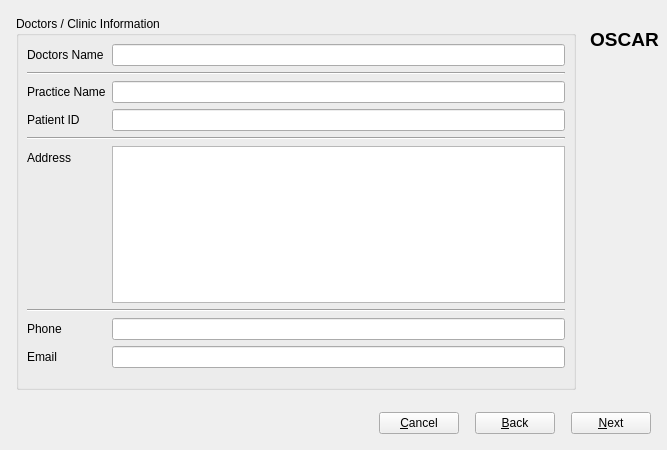
<?xml version="1.0" encoding="UTF-8"?>
<ui version="4.0">
 <class>NewProfile</class>
 <widget class="QDialog" name="NewProfile">
  <property name="geometry">
   <rect>
    <x>0</x>
    <y>0</y>
    <width>667</width>
    <height>450</height>
   </rect>
  </property>
  <property name="windowTitle">
   <string>Edit User Profile</string>
  </property>
  <property name="windowIcon">
   <iconset resource="Resources.qrc">
    <normaloff>:/icons/logo-sm.png</normaloff>:/icons/logo-sm.png</iconset>
  </property>
  <layout class="QVBoxLayout" name="verticalLayout_3">
   <property name="leftMargin">
    <number>8</number>
   </property>
   <property name="topMargin">
    <number>8</number>
   </property>
   <property name="rightMargin">
    <number>8</number>
   </property>
   <property name="bottomMargin">
    <number>8</number>
   </property>
   <item>
    <layout class="QHBoxLayout" name="horizontalLayout">
     <item>
      <layout class="QVBoxLayout" name="verticalLayout_2">
       <property name="spacing">
        <number>0</number>
       </property>
       <item>
        <widget class="QStackedWidget" name="stackedWidget">
         <property name="currentIndex">
          <number>4</number>
         </property>
         <widget class="QWidget" name="welcomePage">
          <layout class="QVBoxLayout" name="verticalLayout_8">
           <item>
            <widget class="QTextBrowser" name="textBrowser">
             <property name="autoFormatting">
              <set>QTextEdit::AutoNone</set>
             </property>
             <property name="source">
              <url>
               <string>about:blank</string>
              </url>
             </property>
             <property name="searchPaths">
              <stringlist notr="true"/>
             </property>
             <property name="openExternalLinks">
              <bool>false</bool>
             </property>
             <property name="openLinks">
              <bool>false</bool>
             </property>
            </widget>
           </item>
           <item>
            <layout class="QHBoxLayout" name="horizontalLayout_5">
             <item>
              <widget class="QCheckBox" name="agreeCheckbox">
               <property name="text">
                <string>I agree to all the conditions above.</string>
               </property>
              </widget>
             </item>
             <item>
              <spacer name="horizontalSpacer_2">
               <property name="orientation">
                <enum>Qt::Horizontal</enum>
               </property>
               <property name="sizeHint" stdset="0">
                <size>
                 <width>40</width>
                 <height>20</height>
                </size>
               </property>
              </spacer>
             </item>
            </layout>
           </item>
          </layout>
         </widget>
         <widget class="QWidget" name="userPage">
          <layout class="QVBoxLayout" name="verticalLayout_9">
           <property name="spacing">
            <number>6</number>
           </property>
           <property name="leftMargin">
            <number>8</number>
           </property>
           <property name="topMargin">
            <number>8</number>
           </property>
           <property name="rightMargin">
            <number>8</number>
           </property>
           <property name="bottomMargin">
            <number>8</number>
           </property>
           <item>
            <widget class="QGroupBox" name="groupBox">
             <property name="title">
              <string>User Information</string>
             </property>
             <property name="flat">
              <bool>false</bool>
             </property>
             <layout class="QVBoxLayout" name="verticalLayout_10">
              <property name="spacing">
               <number>6</number>
              </property>
              <property name="leftMargin">
               <number>8</number>
              </property>
              <property name="topMargin">
               <number>8</number>
              </property>
              <property name="rightMargin">
               <number>8</number>
              </property>
              <property name="bottomMargin">
               <number>8</number>
              </property>
              <item>
               <layout class="QHBoxLayout" name="horizontalLayout_7">
                <item>
                 <widget class="QLabel" name="label">
                  <property name="text">
                   <string>User Name</string>
                  </property>
                 </widget>
                </item>
                <item>
                 <widget class="QLineEdit" name="userNameEdit"/>
                </item>
               </layout>
              </item>
             </layout>
            </widget>
           </item>
           <item>
            <widget class="QGroupBox" name="passwordGroupBox">
             <property name="toolTip">
              <string>Very weak password protection and not recommended if security is required.</string>
             </property>
             <property name="title">
              <string>Password Protect Profile</string>
             </property>
             <property name="flat">
              <bool>false</bool>
             </property>
             <property name="checkable">
              <bool>true</bool>
             </property>
             <property name="checked">
              <bool>false</bool>
             </property>
             <layout class="QGridLayout" name="gridLayout_2">
              <property name="leftMargin">
               <number>8</number>
              </property>
              <property name="topMargin">
               <number>8</number>
              </property>
              <property name="rightMargin">
               <number>8</number>
              </property>
              <property name="bottomMargin">
               <number>8</number>
              </property>
              <item row="0" column="0">
               <widget class="QLabel" name="label_13">
                <property name="text">
                 <string>Password</string>
                </property>
               </widget>
              </item>
              <item row="0" column="1">
               <widget class="QLineEdit" name="passwordEdit1">
                <property name="echoMode">
                 <enum>QLineEdit::PasswordEchoOnEdit</enum>
                </property>
               </widget>
              </item>
              <item row="1" column="0">
               <widget class="QLabel" name="label_14">
                <property name="text">
                 <string>...twice...</string>
                </property>
               </widget>
              </item>
              <item row="1" column="1">
               <widget class="QLineEdit" name="passwordEdit2">
                <property name="echoMode">
                 <enum>QLineEdit::PasswordEchoOnEdit</enum>
                </property>
               </widget>
              </item>
             </layout>
            </widget>
           </item>
           <item>
            <widget class="QGroupBox" name="groupBox_3">
             <property name="title">
              <string>Locale Settings</string>
             </property>
             <layout class="QGridLayout" name="gridLayout">
              <property name="leftMargin">
               <number>8</number>
              </property>
              <property name="topMargin">
               <number>8</number>
              </property>
              <property name="rightMargin">
               <number>8</number>
              </property>
              <property name="bottomMargin">
               <number>8</number>
              </property>
              <property name="spacing">
               <number>6</number>
              </property>
              <item row="4" column="0">
               <widget class="QCheckBox" name="DSTcheckbox">
                <property name="sizePolicy">
                 <sizepolicy hsizetype="Fixed" vsizetype="Fixed">
                  <horstretch>0</horstretch>
                  <verstretch>0</verstretch>
                 </sizepolicy>
                </property>
                <property name="text">
                 <string>DST Zone</string>
                </property>
               </widget>
              </item>
              <item row="2" column="0">
               <widget class="QLabel" name="label_27">
                <property name="sizePolicy">
                 <sizepolicy hsizetype="Preferred" vsizetype="Preferred">
                  <horstretch>0</horstretch>
                  <verstretch>0</verstretch>
                 </sizepolicy>
                </property>
                <property name="text">
                 <string>TimeZone</string>
                </property>
                <property name="alignment">
                 <set>Qt::AlignLeading|Qt::AlignLeft|Qt::AlignVCenter</set>
                </property>
               </widget>
              </item>
              <item row="6" column="0">
               <spacer name="verticalSpacer">
                <property name="orientation">
                 <enum>Qt::Vertical</enum>
                </property>
                <property name="sizeHint" stdset="0">
                 <size>
                  <width>20</width>
                  <height>40</height>
                 </size>
                </property>
               </spacer>
              </item>
              <item row="2" column="1" colspan="2">
               <widget class="QComboBox" name="timezoneCombo"/>
              </item>
              <item row="1" column="0">
               <widget class="QLabel" name="label_25">
                <property name="sizePolicy">
                 <sizepolicy hsizetype="Preferred" vsizetype="Preferred">
                  <horstretch>0</horstretch>
                  <verstretch>0</verstretch>
                 </sizepolicy>
                </property>
                <property name="text">
                 <string>Country</string>
                </property>
                <property name="alignment">
                 <set>Qt::AlignLeading|Qt::AlignLeft|Qt::AlignVCenter</set>
                </property>
               </widget>
              </item>
              <item row="1" column="1" colspan="2">
               <widget class="QComboBox" name="countryCombo"/>
              </item>
             </layout>
            </widget>
           </item>
          </layout>
         </widget>
         <widget class="QWidget" name="personalPage">
          <layout class="QVBoxLayout" name="verticalLayout_4">
           <property name="spacing">
            <number>6</number>
           </property>
           <property name="leftMargin">
            <number>8</number>
           </property>
           <property name="topMargin">
            <number>8</number>
           </property>
           <property name="rightMargin">
            <number>8</number>
           </property>
           <property name="bottomMargin">
            <number>8</number>
           </property>
           <item>
            <widget class="QGroupBox" name="groupBox_6">
             <property name="title">
              <string>Personal Information (for reports)</string>
             </property>
             <layout class="QFormLayout" name="formLayout_6">
              <property name="horizontalSpacing">
               <number>6</number>
              </property>
              <property name="verticalSpacing">
               <number>6</number>
              </property>
              <property name="leftMargin">
               <number>8</number>
              </property>
              <property name="topMargin">
               <number>8</number>
              </property>
              <property name="rightMargin">
               <number>8</number>
              </property>
              <property name="bottomMargin">
               <number>8</number>
              </property>
              <item row="0" column="0">
               <widget class="QLabel" name="label_5">
                <property name="text">
                 <string>First Name</string>
                </property>
               </widget>
              </item>
              <item row="0" column="1">
               <widget class="QLineEdit" name="firstNameEdit"/>
              </item>
              <item row="1" column="0">
               <widget class="QLabel" name="label_6">
                <property name="text">
                 <string>Last Name</string>
                </property>
               </widget>
              </item>
              <item row="1" column="1">
               <widget class="QLineEdit" name="lastNameEdit"/>
              </item>
              <item row="2" column="0">
               <widget class="QLabel" name="label_7">
                <property name="toolTip">
                 <string>It's totally ok to fib or skip this, but your rough age is needed to enhance accuracy of certain calculations.</string>
                </property>
                <property name="text">
                 <string>D.O.B.</string>
                </property>
               </widget>
              </item>
              <item row="2" column="1">
               <layout class="QHBoxLayout" name="horizontalLayout_3">
                <item>
                 <widget class="QDateEdit" name="dobEdit">
                  <property name="calendarPopup">
                   <bool>true</bool>
                  </property>
                 </widget>
                </item>
                <item>
                 <widget class="QLabel" name="label_8">
                  <property name="toolTip">
                   <string>Biological (birth) gender is sometimes needed to enhance the accuracy of a few calculations, feel free to leave this blank and skip any of them.</string>
                  </property>
                  <property name="text">
                   <string>Gender</string>
                  </property>
                 </widget>
                </item>
                <item>
                 <widget class="QComboBox" name="genderCombo">
                  <item>
                   <property name="text">
                    <string/>
                   </property>
                  </item>
                  <item>
                   <property name="text">
                    <string>Male</string>
                   </property>
                  </item>
                  <item>
                   <property name="text">
                    <string>Female</string>
                   </property>
                  </item>
                 </widget>
                </item>
               </layout>
              </item>
              <item row="3" column="0">
               <widget class="QLabel" name="label_10">
                <property name="sizePolicy">
                 <sizepolicy hsizetype="Minimum" vsizetype="Preferred">
                  <horstretch>0</horstretch>
                  <verstretch>0</verstretch>
                 </sizepolicy>
                </property>
                <property name="text">
                 <string>Height</string>
                </property>
                <property name="alignment">
                 <set>Qt::AlignLeading|Qt::AlignLeft|Qt::AlignVCenter</set>
                </property>
               </widget>
              </item>
              <item row="3" column="1">
               <layout class="QHBoxLayout" name="horizontalLayout_6">
                <item>
                 <widget class="QDoubleSpinBox" name="heightEdit">
                  <property name="decimals">
                   <number>2</number>
                  </property>
                  <property name="maximum">
                   <double>350.000000000000000</double>
                  </property>
                 </widget>
                </item>
                <item>
                 <widget class="QDoubleSpinBox" name="heightEdit2">
                  <property name="decimals">
                   <number>0</number>
                  </property>
                  <property name="singleStep">
                   <double>1.000000000000000</double>
                  </property>
                 </widget>
                </item>
                <item>
                 <widget class="QComboBox" name="heightCombo">
                  <property name="sizePolicy">
                   <sizepolicy hsizetype="Preferred" vsizetype="Fixed">
                    <horstretch>0</horstretch>
                    <verstretch>0</verstretch>
                   </sizepolicy>
                  </property>
                  <item>
                   <property name="text">
                    <string>Metric</string>
                   </property>
                  </item>
                  <item>
                   <property name="text">
                    <string>English</string>
                   </property>
                  </item>
                 </widget>
                </item>
               </layout>
              </item>
             </layout>
            </widget>
           </item>
           <item>
            <widget class="QGroupBox" name="groupBox_2">
             <property name="title">
              <string>Contact Information</string>
             </property>
             <layout class="QFormLayout" name="formLayout">
              <property name="fieldGrowthPolicy">
               <enum>QFormLayout::AllNonFixedFieldsGrow</enum>
              </property>
              <property name="horizontalSpacing">
               <number>6</number>
              </property>
              <property name="verticalSpacing">
               <number>6</number>
              </property>
              <property name="leftMargin">
               <number>8</number>
              </property>
              <property name="topMargin">
               <number>8</number>
              </property>
              <property name="rightMargin">
               <number>8</number>
              </property>
              <property name="bottomMargin">
               <number>8</number>
              </property>
              <item row="0" column="0">
               <widget class="QLabel" name="label_9">
                <property name="text">
                 <string>Address</string>
                </property>
                <property name="alignment">
                 <set>Qt::AlignLeading|Qt::AlignLeft|Qt::AlignTop</set>
                </property>
               </widget>
              </item>
              <item row="0" column="1">
               <widget class="QTextEdit" name="addressEdit">
                <property name="tabChangesFocus">
                 <bool>true</bool>
                </property>
               </widget>
              </item>
              <item row="1" column="0">
               <widget class="QLabel" name="label_11">
                <property name="text">
                 <string>Email</string>
                </property>
               </widget>
              </item>
              <item row="1" column="1">
               <widget class="QLineEdit" name="emailEdit"/>
              </item>
              <item row="3" column="0">
               <widget class="QLabel" name="label_12">
                <property name="text">
                 <string>Phone</string>
                </property>
               </widget>
              </item>
              <item row="3" column="1">
               <widget class="QLineEdit" name="phoneEdit"/>
              </item>
              <item row="4" column="1">
               <spacer name="verticalSpacer_6">
                <property name="orientation">
                 <enum>Qt::Vertical</enum>
                </property>
                <property name="sizeHint" stdset="0">
                 <size>
                  <width>20</width>
                  <height>40</height>
                 </size>
                </property>
               </spacer>
              </item>
             </layout>
            </widget>
           </item>
          </layout>
         </widget>
         <widget class="QWidget" name="cpapPage">
          <layout class="QVBoxLayout" name="verticalLayout_7">
           <property name="spacing">
            <number>6</number>
           </property>
           <property name="leftMargin">
            <number>8</number>
           </property>
           <property name="topMargin">
            <number>8</number>
           </property>
           <property name="rightMargin">
            <number>8</number>
           </property>
           <property name="bottomMargin">
            <number>8</number>
           </property>
           <item>
            <widget class="QGroupBox" name="groupBox_4">
             <property name="title">
              <string>CPAP Treatment Information</string>
             </property>
             <layout class="QFormLayout" name="formLayout_4">
              <property name="fieldGrowthPolicy">
               <enum>QFormLayout::AllNonFixedFieldsGrow</enum>
              </property>
              <property name="horizontalSpacing">
               <number>6</number>
              </property>
              <property name="verticalSpacing">
               <number>6</number>
              </property>
              <property name="leftMargin">
               <number>8</number>
              </property>
              <property name="topMargin">
               <number>8</number>
              </property>
              <property name="rightMargin">
               <number>8</number>
              </property>
              <property name="bottomMargin">
               <number>8</number>
              </property>
              <item row="0" column="0">
               <widget class="QLabel" name="label_16">
                <property name="text">
                 <string>Date Diagnosed</string>
                </property>
               </widget>
              </item>
              <item row="0" column="1">
               <widget class="QDateEdit" name="dateDiagnosedEdit">
                <property name="calendarPopup">
                 <bool>true</bool>
                </property>
               </widget>
              </item>
              <item row="1" column="0">
               <widget class="QLabel" name="label_4">
                <property name="text">
                 <string>Untreated AHI</string>
                </property>
               </widget>
              </item>
              <item row="1" column="1">
               <widget class="QDoubleSpinBox" name="untreatedAHIEdit">
                <property name="maximum">
                 <double>999.990000000000009</double>
                </property>
               </widget>
              </item>
              <item row="2" column="0">
               <widget class="QLabel" name="label_20">
                <property name="text">
                 <string>CPAP Mode</string>
                </property>
               </widget>
              </item>
              <item row="2" column="1">
               <widget class="QComboBox" name="cpapModeCombo">
                <item>
                 <property name="text">
                  <string>CPAP</string>
                 </property>
                </item>
                <item>
                 <property name="text">
                  <string>APAP</string>
                 </property>
                </item>
                <item>
                 <property name="text">
                  <string>Bi-Level</string>
                 </property>
                </item>
                <item>
                 <property name="text">
                  <string>ASV</string>
                 </property>
                </item>
               </widget>
              </item>
              <item row="3" column="0">
               <widget class="QLabel" name="label_21">
                <property name="text">
                 <string>RX Pressure</string>
                </property>
               </widget>
              </item>
              <item row="3" column="1">
               <layout class="QHBoxLayout" name="horizontalLayout_4">
                <item>
                 <widget class="QDoubleSpinBox" name="minPressureEdit"/>
                </item>
                <item>
                 <widget class="QDoubleSpinBox" name="maxPressureEdit"/>
                </item>
               </layout>
              </item>
              <item row="4" column="0" colspan="2">
               <widget class="QPlainTextEdit" name="cpapNotes">
                <property name="tabChangesFocus">
                 <bool>true</bool>
                </property>
               </widget>
              </item>
             </layout>
            </widget>
           </item>
          </layout>
         </widget>
         <widget class="QWidget" name="doctorPage">
          <layout class="QVBoxLayout" name="verticalLayout_6">
           <property name="spacing">
            <number>6</number>
           </property>
           <property name="leftMargin">
            <number>8</number>
           </property>
           <property name="topMargin">
            <number>8</number>
           </property>
           <property name="rightMargin">
            <number>8</number>
           </property>
           <property name="bottomMargin">
            <number>8</number>
           </property>
           <item>
            <widget class="QGroupBox" name="groupBox_5">
             <property name="title">
              <string>Doctors / Clinic Information</string>
             </property>
             <layout class="QFormLayout" name="formLayout_5">
              <property name="fieldGrowthPolicy">
               <enum>QFormLayout::AllNonFixedFieldsGrow</enum>
              </property>
              <property name="horizontalSpacing">
               <number>6</number>
              </property>
              <property name="verticalSpacing">
               <number>6</number>
              </property>
              <property name="leftMargin">
               <number>8</number>
              </property>
              <property name="topMargin">
               <number>8</number>
              </property>
              <property name="rightMargin">
               <number>8</number>
              </property>
              <property name="bottomMargin">
               <number>8</number>
              </property>
              <item row="0" column="0">
               <widget class="QLabel" name="label_17">
                <property name="text">
                 <string>Doctors Name</string>
                </property>
               </widget>
              </item>
              <item row="0" column="1">
               <widget class="QLineEdit" name="doctorNameEdit"/>
              </item>
              <item row="1" column="0" colspan="2">
               <widget class="Line" name="line">
                <property name="orientation">
                 <enum>Qt::Horizontal</enum>
                </property>
               </widget>
              </item>
              <item row="2" column="0">
               <widget class="QLabel" name="label_23">
                <property name="text">
                 <string>Practice Name</string>
                </property>
               </widget>
              </item>
              <item row="2" column="1">
               <widget class="QLineEdit" name="doctorPracticeEdit"/>
              </item>
              <item row="3" column="0">
               <widget class="QLabel" name="label_24">
                <property name="text">
                 <string>Patient ID</string>
                </property>
               </widget>
              </item>
              <item row="3" column="1">
               <widget class="QLineEdit" name="doctorPatientIDEdit"/>
              </item>
              <item row="4" column="0" colspan="2">
               <widget class="Line" name="line_7">
                <property name="orientation">
                 <enum>Qt::Horizontal</enum>
                </property>
               </widget>
              </item>
              <item row="5" column="0">
               <widget class="QLabel" name="label_22">
                <property name="text">
                 <string>Address</string>
                </property>
               </widget>
              </item>
              <item row="5" column="1">
               <widget class="QTextEdit" name="doctorAddressEdit">
                <property name="tabChangesFocus">
                 <bool>true</bool>
                </property>
               </widget>
              </item>
              <item row="6" column="0" colspan="2">
               <widget class="Line" name="line_2">
                <property name="orientation">
                 <enum>Qt::Horizontal</enum>
                </property>
               </widget>
              </item>
              <item row="7" column="0">
               <widget class="QLabel" name="label_18">
                <property name="text">
                 <string>Phone</string>
                </property>
               </widget>
              </item>
              <item row="7" column="1">
               <widget class="QLineEdit" name="doctorPhoneEdit"/>
              </item>
              <item row="8" column="0">
               <widget class="QLabel" name="label_19">
                <property name="text">
                 <string>Email</string>
                </property>
               </widget>
              </item>
              <item row="8" column="1">
               <widget class="QLineEdit" name="doctorEmailEdit"/>
              </item>
              <item row="9" column="1">
               <spacer name="verticalSpacer_4">
                <property name="orientation">
                 <enum>Qt::Vertical</enum>
                </property>
                <property name="sizeHint" stdset="0">
                 <size>
                  <width>20</width>
                  <height>40</height>
                 </size>
                </property>
               </spacer>
              </item>
             </layout>
            </widget>
           </item>
          </layout>
         </widget>
        </widget>
       </item>
      </layout>
     </item>
     <item>
      <layout class="QVBoxLayout" name="verticalLayout">
       <item>
        <widget class="QLabel" name="label_2">
         <property name="maximumSize">
          <size>
           <width>128</width>
           <height>128</height>
          </size>
         </property>
         <property name="text">
          <string/>
         </property>
         <property name="pixmap">
          <pixmap resource="Resources.qrc">:/icons/logo-lg.png</pixmap>
         </property>
         <property name="scaledContents">
          <bool>true</bool>
         </property>
        </widget>
       </item>
       <item>
        <widget class="QLabel" name="AppTitle">
         <property name="sizePolicy">
          <sizepolicy hsizetype="Preferred" vsizetype="Fixed">
           <horstretch>0</horstretch>
           <verstretch>0</verstretch>
          </sizepolicy>
         </property>
         <property name="font">
          <font>
           <pointsize>14</pointsize>
           <weight>75</weight>
           <italic>false</italic>
           <bold>true</bold>
          </font>
         </property>
         <property name="text">
          <string notr="true">OSCAR</string>
         </property>
         <property name="alignment">
          <set>Qt::AlignHCenter|Qt::AlignTop</set>
         </property>
        </widget>
       </item>
       <item>
        <widget class="QLabel" name="versionLabel">
         <property name="font">
          <font>
           <italic>true</italic>
          </font>
         </property>
         <property name="text">
          <string/>
         </property>
         <property name="alignment">
          <set>Qt::AlignCenter</set>
         </property>
        </widget>
       </item>
       <item>
        <spacer name="verticalSpacer_2">
         <property name="orientation">
          <enum>Qt::Vertical</enum>
         </property>
         <property name="sizeHint" stdset="0">
          <size>
           <width>20</width>
           <height>40</height>
          </size>
         </property>
        </spacer>
       </item>
      </layout>
     </item>
    </layout>
   </item>
   <item>
    <layout class="QHBoxLayout" name="horizontalLayout_2">
     <property name="spacing">
      <number>16</number>
     </property>
     <property name="leftMargin">
      <number>8</number>
     </property>
     <property name="topMargin">
      <number>8</number>
     </property>
     <property name="rightMargin">
      <number>8</number>
     </property>
     <property name="bottomMargin">
      <number>8</number>
     </property>
     <item>
      <spacer name="horizontalSpacer">
       <property name="orientation">
        <enum>Qt::Horizontal</enum>
       </property>
       <property name="sizeHint" stdset="0">
        <size>
         <width>40</width>
         <height>20</height>
        </size>
       </property>
      </spacer>
     </item>
     <item>
      <widget class="QPushButton" name="cancelButton">
       <property name="sizePolicy">
        <sizepolicy hsizetype="Minimum" vsizetype="Minimum">
         <horstretch>0</horstretch>
         <verstretch>0</verstretch>
        </sizepolicy>
       </property>
       <property name="text">
        <string>&amp;Cancel</string>
       </property>
       <property name="autoDefault">
        <bool>false</bool>
       </property>
      </widget>
     </item>
     <item>
      <widget class="QPushButton" name="backButton">
       <property name="sizePolicy">
        <sizepolicy hsizetype="Minimum" vsizetype="Minimum">
         <horstretch>0</horstretch>
         <verstretch>0</verstretch>
        </sizepolicy>
       </property>
       <property name="text">
        <string>&amp;Back</string>
       </property>
       <property name="autoDefault">
        <bool>false</bool>
       </property>
      </widget>
     </item>
     <item>
      <widget class="QPushButton" name="nextButton">
       <property name="sizePolicy">
        <sizepolicy hsizetype="Minimum" vsizetype="Minimum">
         <horstretch>0</horstretch>
         <verstretch>0</verstretch>
        </sizepolicy>
       </property>
       <property name="text">
        <string>&amp;Next</string>
       </property>
       <property name="autoDefault">
        <bool>false</bool>
       </property>
       <property name="default">
        <bool>false</bool>
       </property>
      </widget>
     </item>
    </layout>
   </item>
  </layout>
 </widget>
 <resources>
  <include location="Resources.qrc"/>
 </resources>
 <connections>
  <connection>
   <sender>cancelButton</sender>
   <signal>clicked()</signal>
   <receiver>NewProfile</receiver>
   <slot>reject()</slot>
   <hints>
    <hint type="sourcelabel">
     <x>425</x>
     <y>373</y>
    </hint>
    <hint type="destinationlabel">
     <x>288</x>
     <y>197</y>
    </hint>
   </hints>
  </connection>
 </connections>
</ui>
